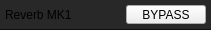
<?xml version="1.0" encoding="UTF-8"?>
<ui version="4.0">
 <class>EffectWidget</class>
 <widget class="QWidget" name="EffectWidget">
  <property name="geometry">
   <rect>
    <x>0</x>
    <y>0</y>
    <width>211</width>
    <height>30</height>
   </rect>
  </property>
  <property name="minimumSize">
   <size>
    <width>0</width>
    <height>30</height>
   </size>
  </property>
  <property name="maximumSize">
   <size>
    <width>16777215</width>
    <height>30</height>
   </size>
  </property>
  <property name="windowTitle">
   <string>Form</string>
  </property>
  <property name="styleSheet">
   <string notr="true">#centralwidget {
	border: none;
	border-bottom: 1px Solid #0f0f0f;	
	border-radius: 0px;
background-color: #282828;
}</string>
  </property>
  <layout class="QVBoxLayout" name="verticalLayout">
   <property name="spacing">
    <number>0</number>
   </property>
   <property name="leftMargin">
    <number>0</number>
   </property>
   <property name="topMargin">
    <number>0</number>
   </property>
   <property name="rightMargin">
    <number>0</number>
   </property>
   <property name="bottomMargin">
    <number>0</number>
   </property>
   <item>
    <widget class="QFrame" name="centralwidget">
     <property name="frameShape">
      <enum>QFrame::NoFrame</enum>
     </property>
     <property name="frameShadow">
      <enum>QFrame::Plain</enum>
     </property>
     <property name="lineWidth">
      <number>0</number>
     </property>
     <layout class="QHBoxLayout" name="horizontalLayout">
      <property name="spacing">
       <number>5</number>
      </property>
      <property name="leftMargin">
       <number>5</number>
      </property>
      <property name="topMargin">
       <number>5</number>
      </property>
      <property name="rightMargin">
       <number>5</number>
      </property>
      <property name="bottomMargin">
       <number>5</number>
      </property>
      <item>
       <widget class="QLabel" name="label">
        <property name="text">
         <string>Reverb MK1</string>
        </property>
       </widget>
      </item>
      <item>
       <spacer name="horizontalSpacer">
        <property name="orientation">
         <enum>Qt::Horizontal</enum>
        </property>
        <property name="sizeHint" stdset="0">
         <size>
          <width>40</width>
          <height>20</height>
         </size>
        </property>
       </spacer>
      </item>
      <item>
       <widget class="QPushButton" name="pushButton">
        <property name="text">
         <string>BYPASS</string>
        </property>
        <property name="checkable">
         <bool>true</bool>
        </property>
       </widget>
      </item>
     </layout>
    </widget>
   </item>
  </layout>
 </widget>
 <resources/>
 <connections/>
</ui>
